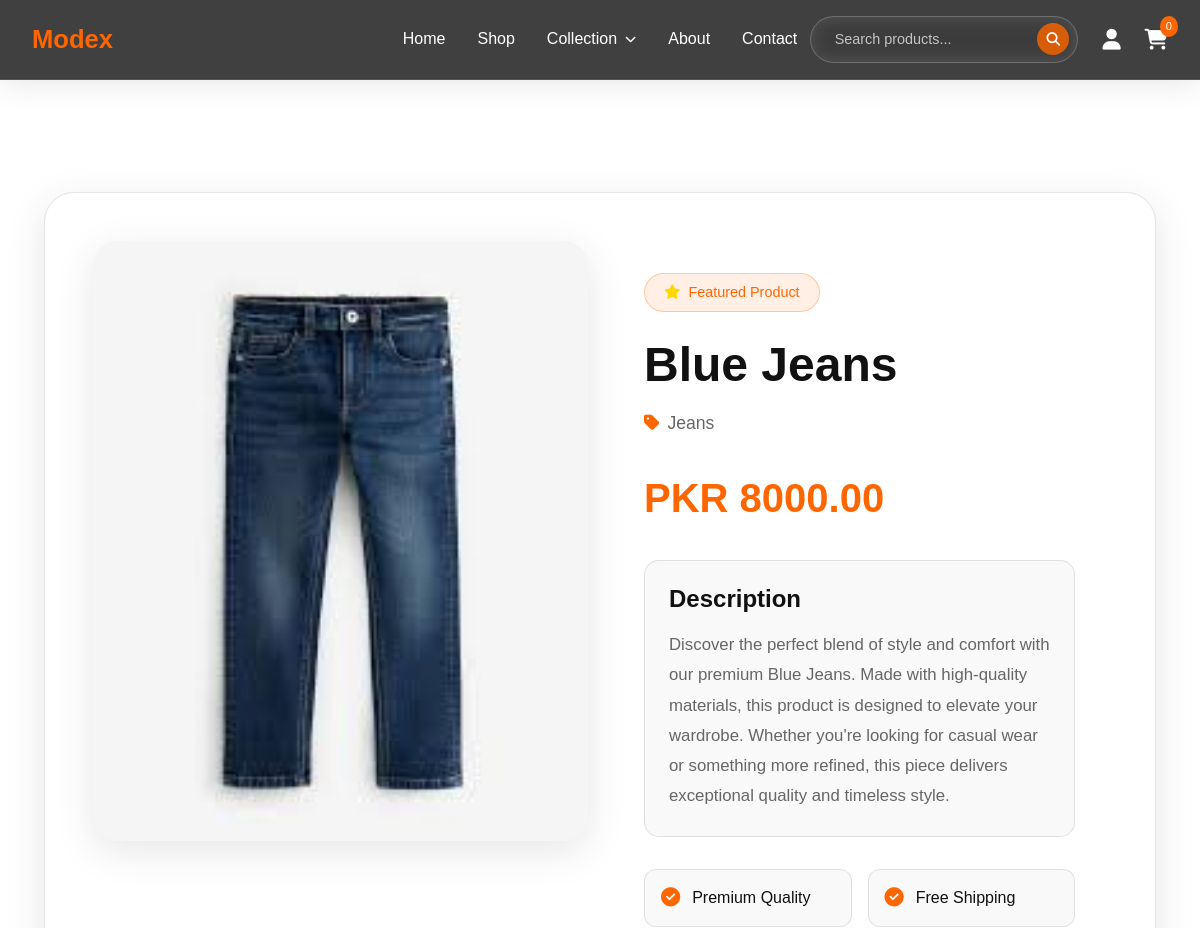
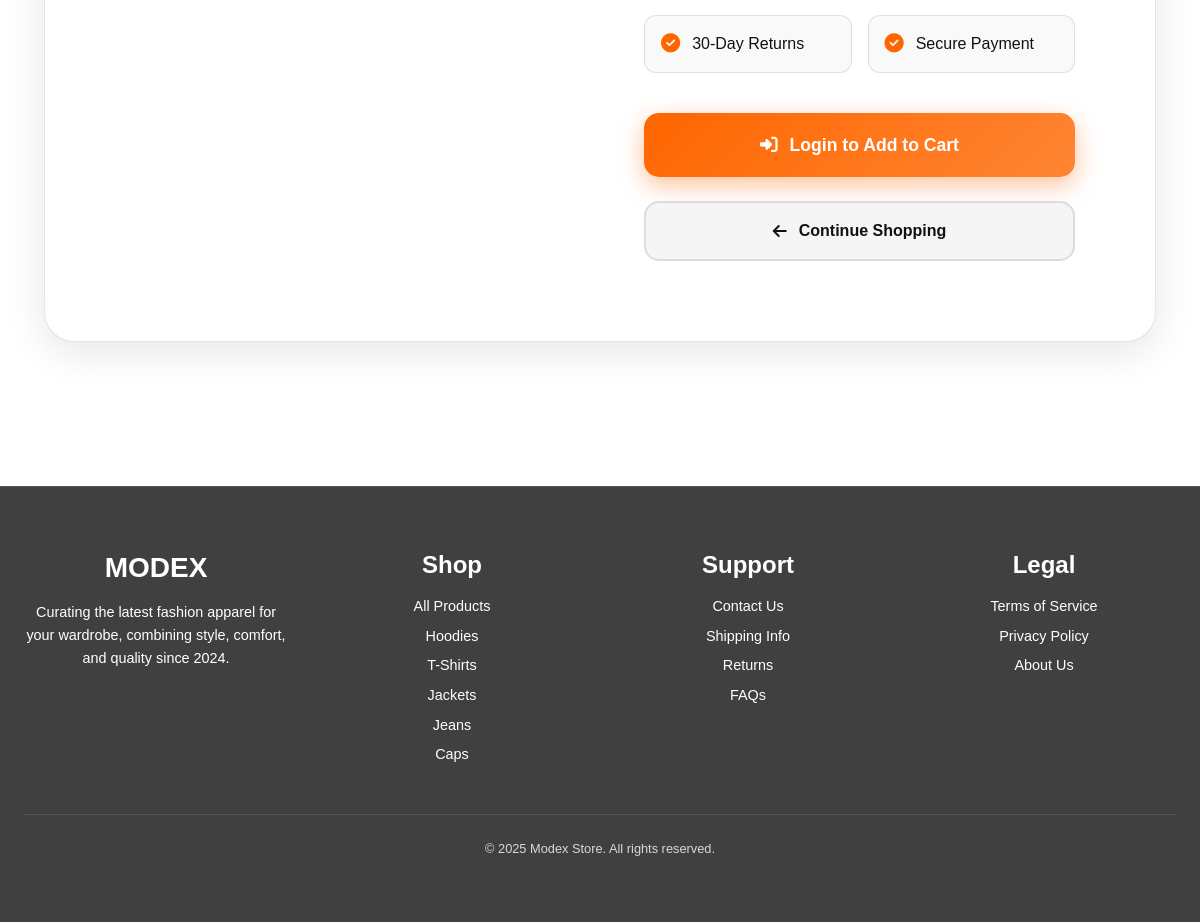
The app's page /product/4 with its own data (2 pictures, top to bottom).
### models.py (models this page shows)
class Product(db.Model):
    id = db.Column(db.Integer, primary_key=True)
    name = db.Column(db.String(100), nullable=False)
    price = db.Column(db.Float, nullable=False)
    image = db.Column(db.String(200), nullable=False)
    category = db.Column(db.String(50), nullable=False)
    cart_items = db.relationship('CartItem', backref='product', lazy=True)

### app.py (the view)
@app.route('/product/<int:product_id>')
def product_details(product_id):
    product = Product.query.get_or_404(product_id)
    return render_template('product_details.html', product=product)

### app.py (called while the page is built)
@app.context_processor
def inject_categories():
    try:
        categories = db.session.query(Product.category.distinct()).all()
        categories = [c[0] for c in categories if c[0]]
    except:
        categories = []
    return dict(all_categories=categories)

### templates/product_details.html (shortened to what this page needs)
{% extends 'base.html' %}
{% block content %}
  <section class="product-details-section">
    <div class="container py-5">
      <div class="product-details-wrapper">
        <div class="product-details-card">
          <div class="row g-4">
            <div class="col-lg-6">
              <div class="product-image-container">
                <img src="{{ url_for('static', filename='images/' + product.image) }}" alt="{{ product.name }}" class="product-main-image">
              </div>
            </div>
            <div class="col-lg-6">
              <div class="product-info-container">
                <div class="product-badge">
                  <i class="fas fa-star"></i>
                  <span>Featured Product</span>
                </div>
                <h1 class="product-name">{{ product.name }}</h1>
                <div class="product-category">
                  <i class="fas fa-tag"></i>
                  <span>{{ product.category }}</span>
                </div>
                <div class="product-price-section">
                  <span class="product-price">PKR {{ "%.2f"|format(product.price) }}</span>
                </div>
                <div class="product-description">
                  <h3>Description</h3>
                  <p>Discover the perfect blend of style and comfort with our premium {{ product.name }}. Made with high-quality materials, this product is designed to elevate your wardrobe. Whether you're looking for casual wear or something more refined, this piece delivers exceptional quality and timeless style.</p>
                </div>
                <div class="product-features">
                  <div class="feature-item">
                    <i class="fas fa-check-circle"></i>
                    <span>Premium Quality</span>
                  </div>
                  <div class="feature-item">
                    <i class="fas fa-check-circle"></i>
                    <span>Free Shipping</span>
                  </div>
                  <div class="feature-item">
                    <i class="fas fa-check-circle"></i>
                    <span>30-Day Returns</span>
                  </div>
                  <div class="feature-item">
                    <i class="fas fa-check-circle"></i>
                    <span>Secure Payment</span>
                  </div>
                </div>
                <div class="product-actions">
                  {% if current_user.is_authenticated %}
                  <form method="POST" action="{{ url_for('add_to_cart', product_id=product.id) }}" class="add-to-cart-form">
                    <button type="submit" class="btn-add-to-cart">
                      <i class="fas fa-shopping-cart"></i>
                      <span>Add to Cart</span>
                    </button>
                  </form>
                  <a href="{{ url_for('shop') }}" class="btn-continue-shopping">
                    <i class="fas fa-arrow-left"></i>
                    <span>Continue Shopping</span>
                  </a>
                  {% else %}
                  <a href="{{ url_for('login') }}" class="btn-add-to-cart">
                    <i class="fas fa-sign-in-alt"></i>
                    <span>Login to Add to Cart</span>
                  </a>
                  <a href="{{ url_for('shop') }}" class="btn-continue-shopping">
                    <i class="fas fa-arrow-left"></i>
                    <span>Continue Shopping</span>
                  </a>
                  {% endif %}
                </div>
              </div>
            </div>
          </div>
        </div>
      </div>
    </div>
  </section>
{% endblock %}

### static/css/style.css (style rules this page uses)
* { margin: 0; padding: 0; box-sizing: border-box; }
body { font-family: 'Poppins', sans-serif; background: #fff; color: #111; min-height: 100vh; position: relative; }
.product-price { color: #ff6600; font-size: 1.5rem; font-weight: 700; margin: 0; }
.product-category { color: #999; font-size: 0.9rem; margin-bottom: 0.5rem; text-transform: capitalize; }
.product-details-section { min-height: calc(100vh - 200px); padding: 4rem 2rem; background: #fff; position: relative; overflow: hidden; }
.product-details-wrapper { max-width: 1400px; margin: 0 auto; position: relative; z-index: 1; }
.product-details-card { background: #fff; border: 1px solid rgba(0, 0, 0, 0.1); border-radius: 30px; padding: 3rem; box-shadow: 0 10px 40px rgba(0, 0, 0, 0.1); position: relative; overflow: hidden; animation: slideInUp 0.8s ease-out; }
.product-image-container { position: relative; width: 100%; height: 600px; border-radius: 25px; overflow: hidden; background: #f5f5f5; box-shadow: 0 10px 40px rgba(0, 0, 0, 0.1); }
.product-main-image { width: 100%; height: 100%; object-fit: cover; transition: transform 0.5s ease; }
.product-info-container { padding: 2rem; color: #111; }
.product-badge { display: inline-flex; align-items: center; gap: 0.5rem; background: rgba(255, 102, 0, 0.1); border: 1px solid rgba(255, 102, 0, 0.3); padding: 0.5rem 1.2rem; border-radius: 50px; margin-bottom: 1.5rem; font-size: 0.9rem; color: #ff6600; font-weight: 500; }
.product-badge i { color: #ffd700; }
.product-name { font-size: 3rem; font-weight: 800; margin-bottom: 1rem; color: #111; line-height: 1.2; }
.product-category { display: flex; align-items: center; gap: 0.5rem; margin-bottom: 2rem; color: #666; font-size: 1.1rem; }
.product-category i { color: #ff6600; }
.product-price-section { margin-bottom: 2rem; }
.product-price { font-size: 2.5rem; font-weight: 700; color: #ff6600; }
.product-description { margin-bottom: 2rem; padding: 1.5rem; background: #f9f9f9; border-radius: 15px; border: 1px solid rgba(0, 0, 0, 0.1); }
.product-description h3 { font-size: 1.5rem; font-weight: 700; margin-bottom: 1rem; color: #111; }
.product-description p { color: #666; line-height: 1.8; font-size: 1.05rem; margin: 0; }
.product-features { display: grid; grid-template-columns: repeat(2, 1fr); gap: 1rem; margin-bottom: 2.5rem; }
.feature-item { display: flex; align-items: center; gap: 0.75rem; padding: 1rem; background: #f9f9f9; border-radius: 12px; border: 1px solid rgba(0, 0, 0, 0.1); transition: all 0.3s ease; }
.feature-item i { color: #ff6600; font-size: 1.2rem; }
.feature-item span { color: #111; font-weight: 500; }
.product-actions { display: flex; gap: 1.5rem; flex-wrap: wrap; }
.btn-add-to-cart { width: 100%; background: linear-gradient(135deg, #ff6600 0%, #ff8533 100%); border: none; color: #fff; padding: 1.2rem 2.5rem; border-radius: 15px; font-weight: 600; font-size: 1.1rem; cursor: pointer; transition: all 0.3s ease; box-shadow: 0 8px 25px rgba(255, 102, 0, 0.4); display: flex; align-items: center; justify-content: center; gap: 0.75rem; text-decoration: none; }
.btn-continue-shopping { flex: 1; min-width: 200px; background: #fff; border: 2px solid rgba(0, 0, 0, 0.2); color: #111; padding: 1.2rem 2.5rem; border-radius: 15px; font-weight: 600; font-size: 1.1rem; cursor: pointer; transition: all 0.3s ease; display: flex; align-items: center; justify-content: center; gap: 0.75rem; text-decoration: none; }
.btn-continue-shopping { background: #f5f5f5; border: 2px solid rgba(0, 0, 0, 0.1); color: #111; padding: 1rem 2rem; border-radius: 15px; font-weight: 600; font-size: 1rem; cursor: pointer; transition: all 0.3s ease; display: flex; align-items: center; justify-content: center; gap: 0.75rem; text-decoration: none; }

### records on screen
Product: image (picture), name "Blue Jeans", category "Jeans", price "8000.00"

### other values on screen
{{ category }} "Hoodies" "T-Shirts" "Jackets" "Jeans" "Caps"
